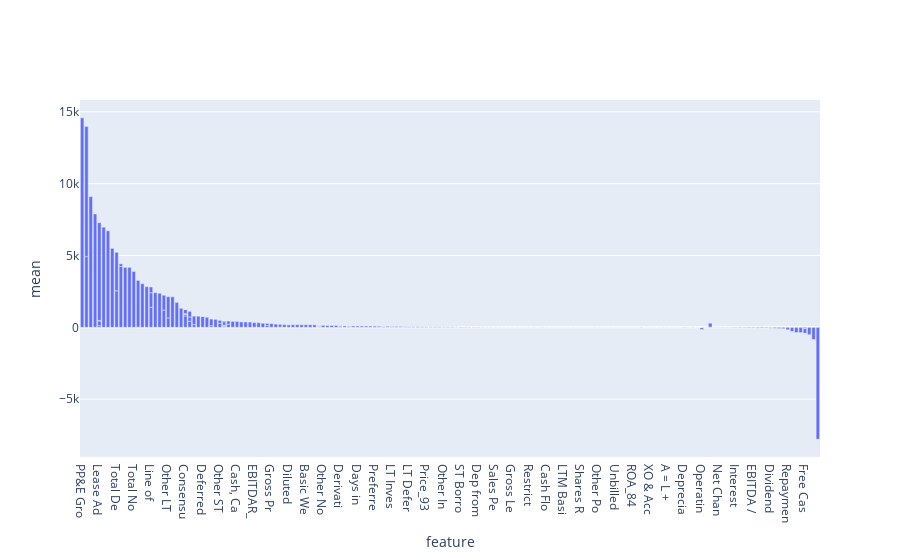
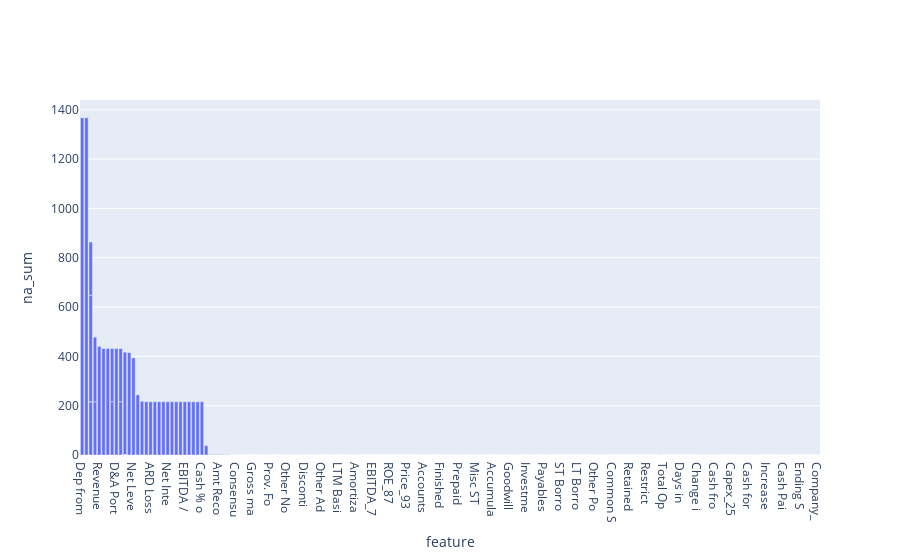

Notebook cell for these charts, in order:
### Code cell
mean = df.mean()
mean.index = [i[:8] for i in mean.index]
bar_plot(mean, 'mean', 'feature')

na = df.isna().sum()
na.index = [i[:8] for i in na.index]
bar_plot(na, 'na_sum', 'feature')

### Figure 1 — Plotly figure (JSON) as saved in the notebook; plotly's stock layout.template omitted (floating-point values rounded to 4 significant figures; data arrays with more than 128 entries replaced by an {"elided": "..."} marker saying what was removed)
{"data": [{"type": "bar", "x": {"elided": "281 str values"}, "y": {"elided": "281 float values"}}], "layout": {"barmode": "stack", "xaxis": {"categoryorder": "total descending", "title": {"text": "feature"}}, "yaxis": {"title": {"text": "mean"}}}}

### Figure 2 — Plotly figure (JSON) as saved in the notebook; plotly's stock layout.template omitted (floating-point values rounded to 4 significant figures; data arrays with more than 128 entries replaced by an {"elided": "..."} marker saying what was removed)
{"data": [{"type": "bar", "x": {"elided": "282 str values"}, "y": {"elided": "282 int values"}}], "layout": {"barmode": "stack", "xaxis": {"categoryorder": "total descending", "title": {"text": "feature"}}, "yaxis": {"title": {"text": "na_sum"}}}}
